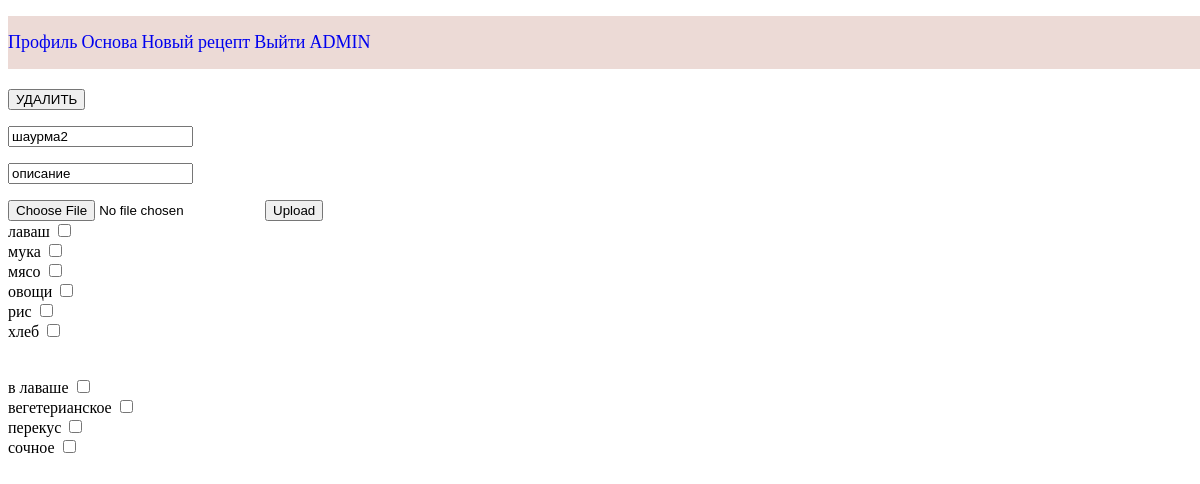
Before: /recipesEdit.php?id=1 (signed in) with the older database file.
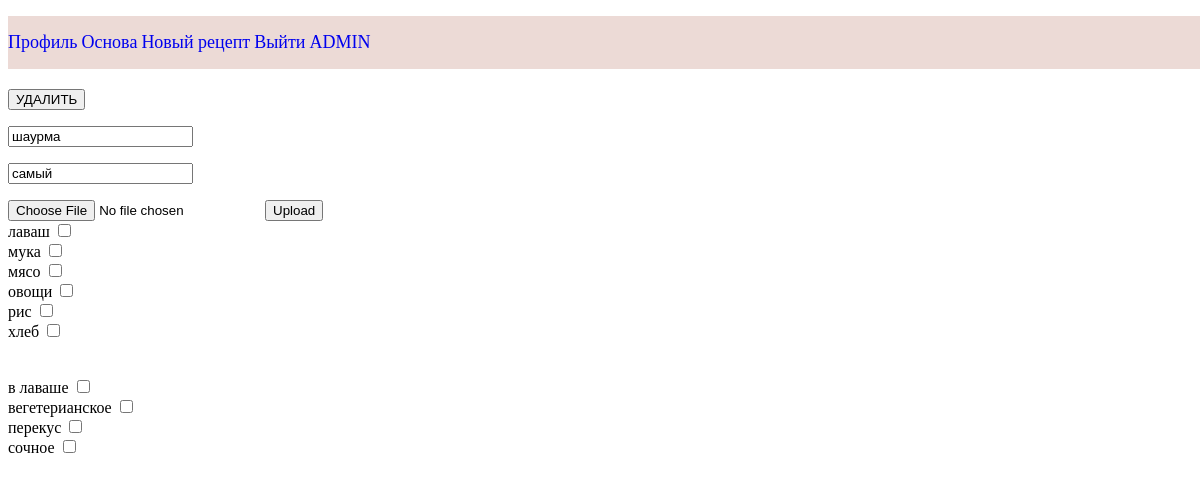
After: the same page with the newer database file.
### tables this page shows
CREATE TABLE `recipes` (
  `rec_id` int NOT NULL,
  `title` varchar(50) NOT NULL,
  `description` varchar(500) NOT NULL,
  `creactor_id` int NOT NULL,
  `image` varchar(100) DEFAULT NULL
);

### recipesEdit.php (the view, shortened to what this page needs)
<?php
include "api\db.php";
$r_id = $_GET["id"];
if ($r_id){
$thisR = mysqli_fetch_array(mysqli_query($link, "SELECT image , title , description from recipes where rec_id = $r_id"));}
$ThisUserId = $_COOKIE["userData"];
$isAdmin =  mysqli_fetch_array(mysqli_query($link, "SELECT Admin from users where user_id = $ThisUserId"))[0];
?>
<!DOCTYPE html>
<html lang="en">
<head>
    <link rel="stylesheet" href="Nbar.css" />
</head>
<body>
<nav>
  <ul>
    <li><a id = "BarL" href="user_Page.php">Профиль</a></li>
    <li><a id = "BarL" href="mainPage.php">Основа</a></li>
    <li><a id = "BarL" href="recipesEdit.php" >Новый рецепт</a></li>
    <li><a id = "BarL" href="index.php" >Выйти</a></li>
    <?php if ($isAdmin == 1): ?>
        <li><a id="BarL" href="Apanel.php">ADMIN</a></li>
    <?php endif; ?>
  </ul>
</nav>
  <form action="api/upload.php" method="post" enctype="multipart/form-data">
    <?php if($r_id):?>
      <button type="button" onclick="checkPasswordForDelete();">УДАЛИТЬ</button>
    <?php endif;?>
    <p><input type="text" name="name_inp" placeholder="Название" value = <?=$thisR["title"]?> ></p>
    <p><input type="text" name="descr_inp" placeholder="Описание" value = <?=$thisR["description"]?>></p>
    <input type="file" name="myFile" accept="image/*">
    <input type="submit" value="Upload">
    <?php $sql = "SELECT * from Ingredients";
        $result = $link->query($sql);
        while($row = $result->fetch_assoc())
            echo "<br> $row[Ingred_name] <input class='IngredBoxs' type='checkbox' name='IngredBox[]' value='$row[Ingred_id]'>"
    ?><br> <br>
    <?php $sql = "SELECT * from tags";
        $result = $link->query($sql);
        while($row = $result->fetch_assoc())
            echo "<br> $row[tag_name] <input class='TagBoxs' type='checkbox' name='TagBox[]' value='$row[tag_id]'>"
    ?>
  </form>
</body>
</html>

Changed rows visible on the page:
changed recipes: name_inp "шаурма2" → "шаурма"; descr_inp "описание" → (not shown)
Other visible differences:
form field descr_inp: (not shown) → "самый"
